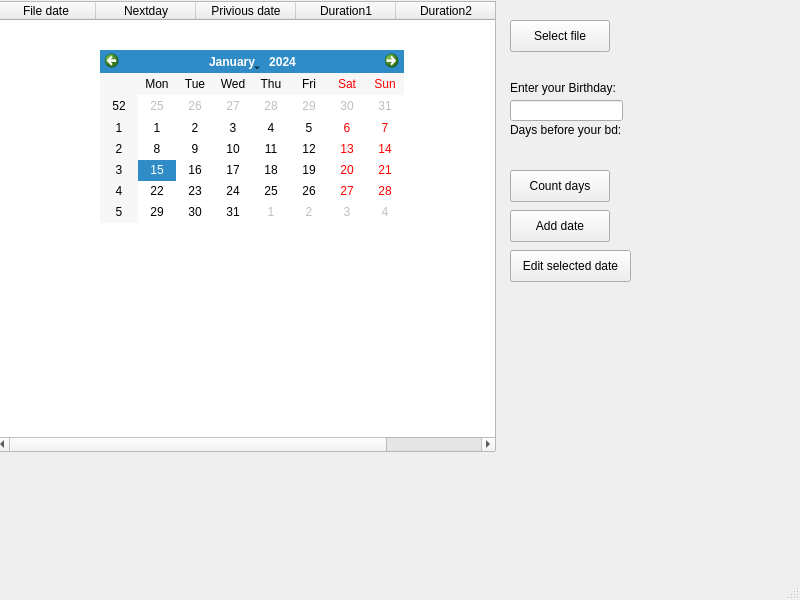
<?xml version="1.0" encoding="UTF-8"?>
<ui version="4.0">
 <class>MainWindow</class>
 <widget class="QMainWindow" name="MainWindow">
  <property name="geometry">
   <rect>
    <x>0</x>
    <y>0</y>
    <width>800</width>
    <height>600</height>
   </rect>
  </property>
  <property name="windowTitle">
   <string>MainWindow</string>
  </property>
  <widget class="QWidget" name="centralwidget">
   <widget class="QPushButton" name="openfilebutton">
    <property name="geometry">
     <rect>
      <x>510</x>
      <y>20</y>
      <width>100</width>
      <height>32</height>
     </rect>
    </property>
    <property name="text">
     <string>Select file</string>
    </property>
   </widget>
   <widget class="QTableWidget" name="table">
    <property name="geometry">
     <rect>
      <x>-5</x>
      <y>1</y>
      <width>501</width>
      <height>451</height>
     </rect>
    </property>
    <column>
     <property name="text">
      <string>File date</string>
     </property>
    </column>
    <column>
     <property name="text">
      <string>Nextday</string>
     </property>
    </column>
    <column>
     <property name="text">
      <string>Privious date</string>
     </property>
    </column>
    <column>
     <property name="text">
      <string>Duration1</string>
     </property>
    </column>
    <column>
     <property name="text">
      <string>Duration2</string>
     </property>
    </column>
   </widget>
   <widget class="QLineEdit" name="lineEdit">
    <property name="geometry">
     <rect>
      <x>510</x>
      <y>100</y>
      <width>113</width>
      <height>21</height>
     </rect>
    </property>
   </widget>
   <widget class="QLabel" name="label">
    <property name="geometry">
     <rect>
      <x>510</x>
      <y>80</y>
      <width>121</width>
      <height>16</height>
     </rect>
    </property>
    <property name="text">
     <string>Enter your Birthday:</string>
    </property>
   </widget>
   <widget class="QLabel" name="label_2">
    <property name="geometry">
     <rect>
      <x>510</x>
      <y>120</y>
      <width>131</width>
      <height>20</height>
     </rect>
    </property>
    <property name="text">
     <string>Days before your bd:</string>
    </property>
   </widget>
   <widget class="QLabel" name="label_3">
    <property name="geometry">
     <rect>
      <x>510</x>
      <y>140</y>
      <width>121</width>
      <height>16</height>
     </rect>
    </property>
    <property name="text">
     <string/>
    </property>
   </widget>
   <widget class="QLabel" name="daysoutputlabel">
    <property name="geometry">
     <rect>
      <x>510</x>
      <y>140</y>
      <width>121</width>
      <height>16</height>
     </rect>
    </property>
    <property name="text">
     <string/>
    </property>
   </widget>
   <widget class="QPushButton" name="coundaysbut">
    <property name="geometry">
     <rect>
      <x>510</x>
      <y>170</y>
      <width>100</width>
      <height>32</height>
     </rect>
    </property>
    <property name="text">
     <string>Count days</string>
    </property>
   </widget>
   <widget class="QPushButton" name="pushButton">
    <property name="geometry">
     <rect>
      <x>510</x>
      <y>210</y>
      <width>100</width>
      <height>32</height>
     </rect>
    </property>
    <property name="text">
     <string>Add date</string>
    </property>
   </widget>
   <widget class="QCalendarWidget" name="calendar">
    <property name="geometry">
     <rect>
      <x>100</x>
      <y>50</y>
      <width>304</width>
      <height>173</height>
     </rect>
    </property>
   </widget>
   <widget class="QPushButton" name="pushButton_2">
    <property name="geometry">
     <rect>
      <x>510</x>
      <y>250</y>
      <width>121</width>
      <height>32</height>
     </rect>
    </property>
    <property name="text">
     <string>Edit selected date</string>
    </property>
   </widget>
   <widget class="QCalendarWidget" name="calendaredit">
    <property name="geometry">
     <rect>
      <x>100</x>
      <y>50</y>
      <width>304</width>
      <height>173</height>
     </rect>
    </property>
   </widget>
  </widget>
  <widget class="QMenuBar" name="menubar">
   <property name="geometry">
    <rect>
     <x>0</x>
     <y>0</y>
     <width>800</width>
     <height>24</height>
    </rect>
   </property>
  </widget>
  <widget class="QStatusBar" name="statusbar"/>
 </widget>
 <resources/>
 <connections/>
</ui>
